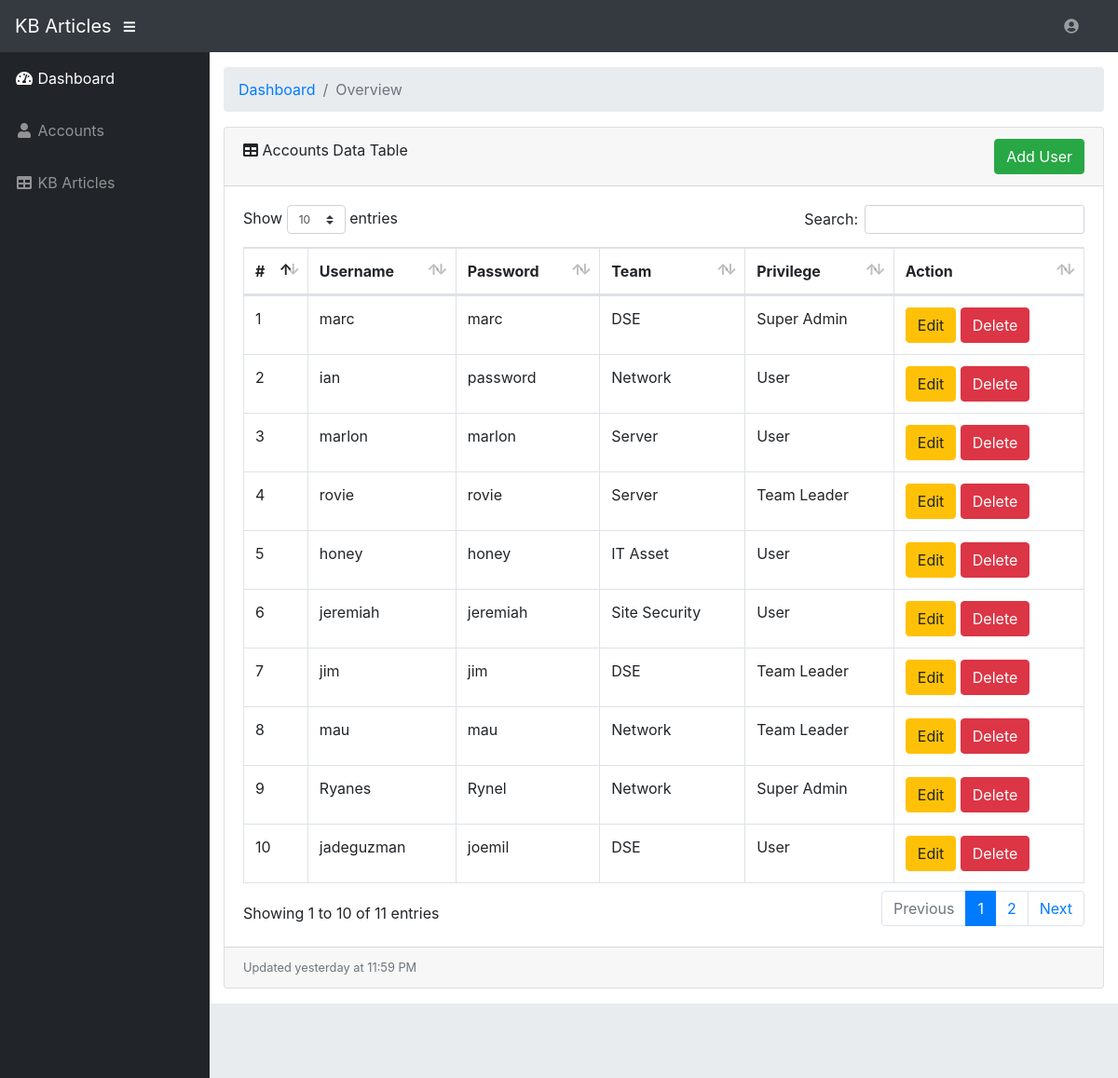
The page /startbootstrap-sb-admin-gh-pages/accounts.php on the database its author committed.
### tables this page shows
CREATE TABLE `tblaccounts` (
  `user_ID` int(11) NOT NULL,
  `firstname` varchar(100) NOT NULL,
  `lastname` varchar(100) NOT NULL,
  `fullname` varchar(100) NOT NULL,
  `email` varchar(100) NOT NULL,
  `username` varchar(100) NOT NULL,
  `password` varchar(100) NOT NULL,
  `privilege` varchar(100) NOT NULL,
  `team` varchar(100) NOT NULL
);

### startbootstrap-sb-admin-gh-pages/accounts.php (the view, shortened to what this page needs)
<!DOCTYPE html>
<html lang="en">
  <head>
    <link href="vendor/bootstrap/css/bootstrap.min.css" rel="stylesheet">
    <link href="vendor/fontawesome-free/css/all.min.css" rel="stylesheet" type="text/css">
    <link href="vendor/datatables/dataTables.bootstrap4.css" rel="stylesheet">
    <link href="css/sb-admin.css" rel="stylesheet">
  </head>
  <body id="page-top">
		<?php
		include 'nav.php';
		?>
    <div id="wrapper">
      <?php
		include 'sidebar.php';
		?>
      <div id="content-wrapper">
        <div class="container-fluid">
          <ol class="breadcrumb">
            <li class="breadcrumb-item">
              <a href="#">Dashboard</a>
            </li>
            <li class="breadcrumb-item active">Overview</li>
          </ol>
          <div class="card mb-3">
            <div class="card-header">
              <i class="fas fa-table"></i>
              Accounts Data Table  <a href="addaccount.php" style="float:right" class="btn btn-success" role="button">Add User</a></div>
            <div class="card-body">
              <div class="table-responsive">
                <table class="table table-bordered" id="dataTable" width="100%" cellspacing="0">
                  <thead>
                    <tr>
						<th>#</th>
						<th>Username</th>
						<th>Password</th>
						<th>Team</th>
						<th>Privilege</th>
						<th>Action</th>
                    </tr>
						</thead>
							<tbody>
								<?php
									include'dbcon.php';
									$queryr= mysqli_query ($conn,"Select * FROM tblaccounts");
										while($row= mysqli_fetch_assoc($queryr)){
											echo"<tr>";
											echo '<td>'.$row['user_ID'].'</td>';
											echo '<td>'.$row['username'].'</td>';
											echo '<td>'.$row['password'].'</td>';
											echo '<td>'.$row['team'].'</td>';
											echo '<td>'.$row['privilege'].'</td>';
											?>
											<td>
											<a href = "editaccount.php?id=<?php echo $row['user_ID']?>" class="btn btn-warning">Edit</a>
											<a href = "deleteaccount.php?id=<?php echo $row['user_ID']?>" style="float:center" class="btn btn-danger" role="button" onclick="return confirm('Are you sure you want to delete this account ?')">Delete</a>
											</td>
											<?php
											echo"</tr>";
										}
								?>
						</tbody>
					</table>
              </div>
            </div>
            <div class="card-footer small text-muted">Updated yesterday at 11:59 PM</div>
          </div>
          </div>
        </div>
        <footer class="sticky-footer">
        </footer>
      </div>
  </body>
</html>

### rows shown on the page
tblaccounts: user_ID "1", username "marc", password "marc", team "DSE", privilege "Super Admin"
tblaccounts: user_ID "2", username "ian", password "password", team "Network", privilege "User"
tblaccounts: user_ID "3", username "marlon", password "marlon", team "Server", privilege "User"
tblaccounts: user_ID "4", username "rovie", password "rovie", team "Server", privilege "Team Leader"
tblaccounts: user_ID "5", username "honey", password "honey", team "IT Asset", privilege "User"
tblaccounts: user_ID "6", username "jeremiah", password "jeremiah", team "Site Security", privilege "User"
tblaccounts: user_ID "7", username "jim", password "jim", team "DSE", privilege "Team Leader"
tblaccounts: user_ID "8", username "mau", password "mau", team "Network", privilege "Team Leader"
tblaccounts: user_ID "9", username "Ryanes", password "Rynel", team "Network", privilege "Super Admin"
tblaccounts: user_ID "10", username "jadeguzman", password "joemil", team "DSE", privilege "User"
